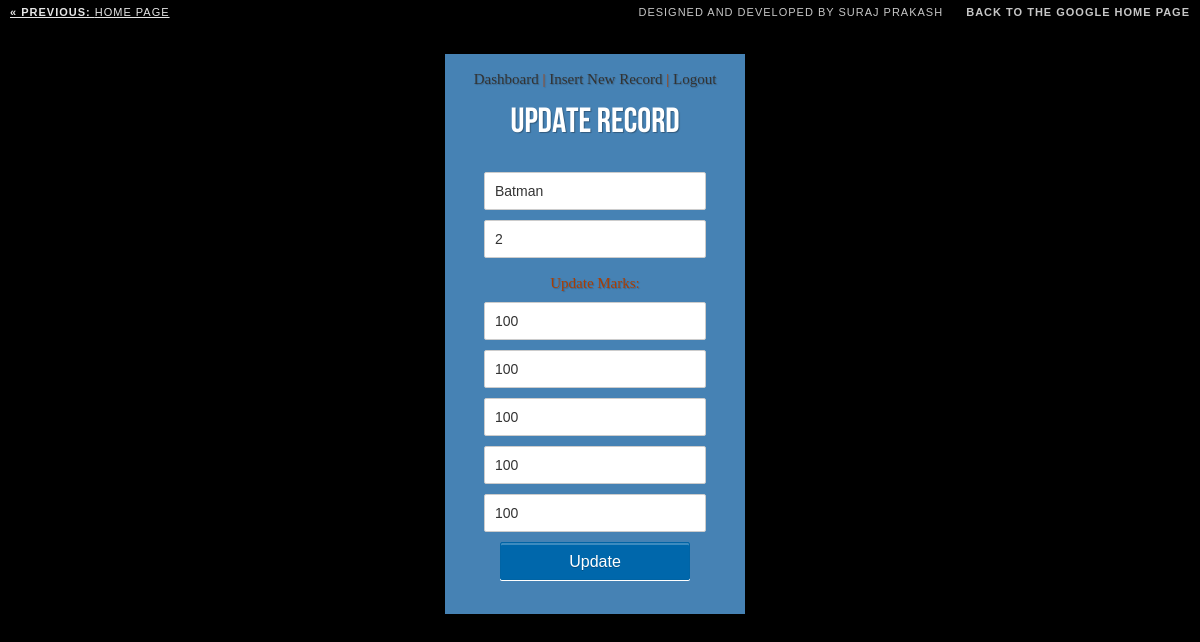
Screenshot of /myproj01/edit.php?id=5 (signed in) with the database file from the repository.
### tables this page shows
CREATE TABLE `new_record` (
  `id` int(11) NOT NULL,
  `trn_date` varchar(30) NOT NULL,
  `name` varchar(30) NOT NULL,
  `roll` int(11) NOT NULL,
  `mat` int(11) NOT NULL,
  `sci` int(11) NOT NULL,
  `eng` int(11) NOT NULL,
  `hin` int(11) NOT NULL,
  `sst` int(11) NOT NULL,
  `submittedby` varchar(30) NOT NULL
);

### myproj01/edit.php (the view, shortened to what this page needs)
<?php
    require('db.php');
    $id=$_REQUEST['id'];
    $query = "SELECT * from new_record where id='".$id."'";
    $result = mysqli_query($con, $query) or die ( mysqli_error());
    $row = mysqli_fetch_assoc($result);
?>
<!DOCTYPE html>
<html class="no-js" lang="en">
    <head>
        <link rel="stylesheet" href="css/style.css" />
        <link rel="stylesheet" type="text/css" href="css/demo.css" />
        <link rel="stylesheet" type="text/css" href="css/style4.css" />
    </head>
    <body id="page">
        <ul class="cb-slideshow">
        </ul>
        <div class="container">
	        <div class="codrops-top">
            <a href="index3.html">
                <strong>&laquo; Previous: </strong>Home page
            </a>
            <span class="right">
                <a href="#" target="_blank">Designed and Developed by Suraj Prakash</a>
                <a href="http://www.google.com/">
                    <strong>Back to the Google Home Page</strong>
                </a>
            </span>
			</div>
			<header>
                <div class="form" style = "background-color: steelblue; text-align: center;"><br/>
                    <p>
                <a href="dashboard.php">Dashboard</a>
                | <a href="insert.php">Insert New Record</a>
                | <a href="logout.php">Logout</a>
            </p><br/>
            <h1>Update Record</h1><br/>
            <?php
                if(isset($_POST['new']) && $_POST['new']==1)
                {
                    $id=$_REQUEST['id'];
                    $trn_date = date("Y-m-d H:i:s");
                    $name =$_REQUEST['name'];
                    $roll =$_REQUEST['roll'];
                    $mat = $_REQUEST['mat'];
                    $sci = $_REQUEST['sci'];
                    $eng = $_REQUEST['eng'];
                    $hin = $_REQUEST['hin'];
                    $sst = $_REQUEST['sst'];
                    $submittedby = $_SESSION["username"];
                    $update="update new_record set trn_date='".$trn_date."',name='".$name."', roll='".$roll."', mat='".$mat."', sci='".$sci."', eng='".$eng."', hin='".$hin."', sst='".$sst."', submittedby='".$submittedby."' where id='".$id."'";
                    mysqli_query($con, $update) or die(mysqli_error());
                    $status = "Record Updated Successfully. </br></br> <a href='view.php'>View Updated Record</a><br/><br/>";
                    echo '<p style="color:#FF0000;">'.$status.'</p>';
                }
                else
                {
            ?>
                    <div>
                        <form name="form" method="post" action="">
                            <p>
                                <input type="text" name="name" placeholder="Student's Name"
                                required value="<?php echo $row['name'];?>" />
                            </p>
                            <p>
                                <input type="text" name="roll" placeholder="Roll"
                                required value="<?php echo $row['roll'];?>" />
                            </p><br/>
                            <p>
                            	Update Marks:
                            </p>
                            <p>
                                <input type="text" name="mat" placeholder="Maths"
                                required value="<?php echo $row['mat'];?>" />
                            </p>
                            <p>
                                <input type="text" name="sci" placeholder="Science"
                                required value="<?php echo $row['sci'];?>" />
                            </p>
                            <p>
                                <input type="text" name="eng" placeholder="English"
                                required value="<?php echo $row['eng'];?>" />
                            </p>
                            <p>
                                <input type="text" name="hin" placeholder="Hindi"
                                required value="<?php echo $row['hin'];?>" />
                            </p>
                            <p>
                                <input type="text" name="sst" placeholder="Social Science"
                                required value="<?php echo $row['sst'];?>" />
                            </p>
                            <p>
                                <input name="submit" type="submit" value="Update" />
                            </p>
                        </form><br/><br/>
            <?php
                }
            ?>
                    </div>
        </div>
            </header>
    </body>
</html>

### myproj01/css/style.css (style rules this page uses)
body { font-family:Arial, Sans-Serif; }
a { color:#0067ab; text-decoration:none; }
.form { width: 300px; margin: 0 auto; }
input[type='text'], input[type='email'], input[type='password'] { width: 200px; border-radius: 2px;border: 1px solid #CCC; padding: 10px; color: #333; font-size: 14px; margin-top: 10px; }
input[type='submit'] { padding: 10px 25px 8px; color: #fff; background-color: #0067ab; text-shadow: rgba(0,0,0,0.24) 0 1px 0; font-size: 16px; box-shadow: rgba(255,255,255,0.24) 0 2px 0 0 inset,#fff 0 1px 0 0; border: 1px solid #0164a5; border-radius: 2px; margin-top: 10px; cursor:pointer; }

### myproj01/css/demo.css (style rules this page uses)
body,div,dl,dt,dd,ul,ol,li,h1,h2,h3,h4,h5,h6,pre,form,fieldset,input,textarea,p,blockquote,th,td { margin:0; padding:0; }
html,body { margin:0; padding:0; }
input { border:1px solid #b0b0b0; padding:3px 5px 4px; color:#979797; width:190px; }
ol,ul { list-style:none; }
h1,h2,h3,h4,h5,h6 { font-size:100%; font-weight:normal; }
body { font-family: Constantia, Palatino, "Palatino Linotype", "Palatino LT STD", Georgia, serif; background: #000; font-weight: 400; font-size: 15px; color: #aa3e03; overflow-y: scroll; overflow-x: hidden; }
a { color: #333; text-decoration: none; }
.container { position: relative; text-align: center; }
.container > header { padding: 30px 30px 10px 20px; margin: 0px 20px 10px 20px; position: relative; display: block; text-shadow: 1px 1px 1px rgba(0,0,0,0.2); text-align: left; }
.container > header h1 { font-family: 'BebasNeueRegular', 'Arial Narrow', Arial, sans-serif; font-size: 35px; line-height: 35px; position: relative; font-weight: 400; color: #fff; text-shadow: 1px 1px 1px rgba(0,0,0,0.3); padding: 0px 0px 5px 0px; }
.codrops-top { font-family: Arial, sans-serif; line-height: 24px; font-size: 11px; width: 100%; background: #000; opacity: 0.9; text-transform: uppercase; z-index: 9999; position: relative; -moz-box-shadow: 1px 0px 2px #000; -webkit-box-shadow: 1px 0px 2px #000; box-shadow: 1px 0px 2px #000; }
.codrops-top a { padding: 0px 10px; letter-spacing: 1px; color: #ddd; display: block; float: left; }
.codrops-top span.right { float: right; }
.codrops-top span.right a { float: none; display: inline; }

### myproj01/css/style4.css (style rules this page uses)
.cb-slideshow, .cb-slideshow:after { position: fixed; width: 100%; height: 100%; top: 0px; left: 0px; z-index: 0; }
.cb-slideshow:after { content: ''; background: transparent url(../images/pattern.png) repeat top left; }

### rows the page displays
new_record: name "Batman", roll "2", mat "100", sci "100", eng "100", hin "100", sst "100"
